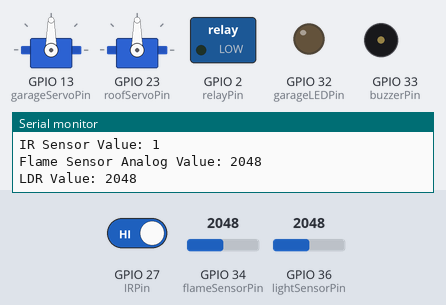
This program was run on a simulated ESP32. On the bench: 2 × servo, switched loads named in the program (green lamp = pin HIGH), output pins drawn as LEDs (lit = HIGH), buzzer (waves = sounding, pin HIGH), the last lines printed to the serial monitor. The test bench sets the inputs (shaded band); at power-on: GPIO 34 (flameSensorPin) = 2048, GPIO 27 (IRPin) HIGH, GPIO 36 (lightSensorPin) = 2048. WiFi joins after 1.5 s; servers stay silent unless stated; no MQTT or app messages arrive unless stated.

Above: at 3.2 s.
3.3 s: GPIO 34 (flameSensorPin) set to 537
At 6.0 s:
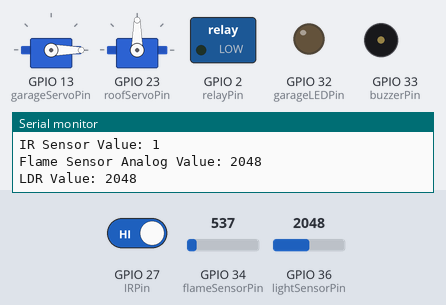
15.2 s: GPIO 34 (flameSensorPin) set to 465
At 20.8 s:
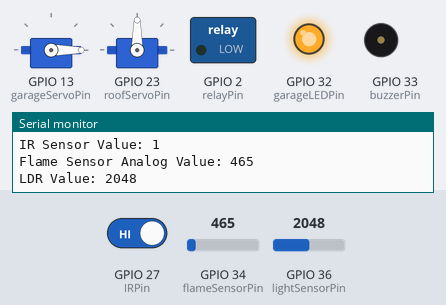
At 25.5 s:
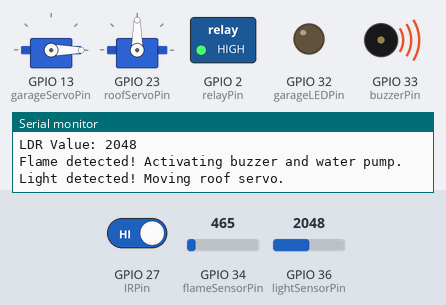
27.1 s: GPIO 27 (IRPin) driven LOW
39.0 s: GPIO 36 (lightSensorPin) set to 544
49.2 s: GPIO 36 (lightSensorPin) set to 465
At 55.2 s:
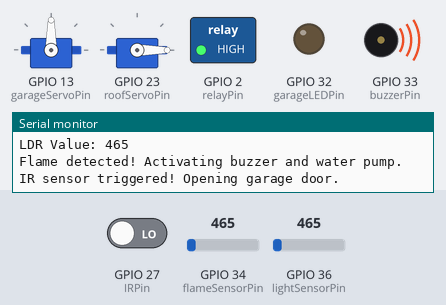
61.1 s: GPIO 27 (IRPin) driven HIGH
Timing chart, 0 to 71.5 s (numbered marks = the images above; inputs shaded):
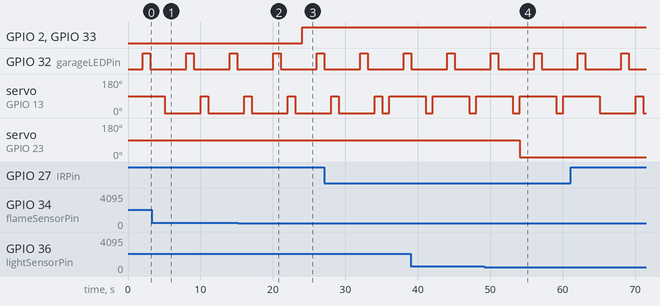

The program:

main.cpp
```cpp
#include <WiFi.h>
#include <PubSubClient.h>
#include <ESP32Servo.h>
#include <WiFiClientSecure.h>

// Wi-Fi and MQTT configuration
const char *ssid = "TEdata8BD8EF";                // WiFi SSID
const char *password = "21908922";                // WiFi Password
const char *mqtt_server = "d69e4464fa1a44a6986ccecfb6183926.s1.eu.hivemq.cloud"; // MQTT broker address
const int mqtt_port = 8883;                       // MQTT broker port
const char *mqtt_user = "hivemq.webclient.1723383548512"; // MQTT username
const char *mqtt_pass = "7u!6>?4fG,X5BizvNYtL";   // MQTT password

// Pin definitions
#define relayPin 2                                // Pin for controlling the water pump relay
#define garageServoPin 13                         // Pin for the garage door servo motor
#define IRPin 27                                  // Pin for the IR sensor
#define roofServoPin 23                           // Pin for the roof servo motor
#define flameSensorPin 34                         // Pin for the flame sensor
#define garageLEDPin 32                           // Pin for the garage LED
#define buzzerPin 33                              // Pin for the buzzer
#define lightSensorPin 36                         // Pin for the light sensor (LDR)

// Servo objects for controlling the servo motors
Servo garageServo;
Servo roofServo;

// WiFi and MQTT clients
WiFiClientSecure espClient;
PubSubClient client(espClient);

// Function to connect to WiFi
void connectToWiFi() {
  Serial.println("Connecting to WiFi...");
  WiFi.begin(ssid, password);
  // Wait until the ESP32 is connected to WiFi
  while (WiFi.status() != WL_CONNECTED) {
    delay(1000);
    Serial.println("Connecting...");
  }
  Serial.println("WiFi connected.");
}

// Function to connect to the MQTT broker
void connectToMQTT() {
  Serial.println("Connecting to MQTT...");
  // Loop until the connection is successful
  while (!client.connected()) {
    if (client.connect("ESP32Client", mqtt_user, mqtt_pass)) {
      Serial.println("Connected to MQTT broker.");
      // Subscribe to MQTT topics here, if needed
    } else {
      Serial.print("Failed to connect to MQTT broker. State: ");
      Serial.println(client.state());
      delay(2000); // Wait before retrying
    }
  }
}

// Callback function to handle incoming MQTT messages
void mqttCallback(char *topic, byte *payload, unsigned int length) {
  Serial.print("Message arrived on topic: ");
  Serial.println(topic);

  String message;
  for (int i = 0; i < length; i++) {
    message += (char)payload[i]; // Convert payload to string
  }
  Serial.print("Message: ");
  Serial.println(message);

  // Control garage LED based on the message
  if (String(topic) == "home/garage/light") {
    if (message == "on") {
      Serial.println("Turning on garage LED");
      digitalWrite(garageLEDPin, HIGH); // Turn on LED
    } else if (message == "off") {
      Serial.println("Turning off garage LED");
      digitalWrite(garageLEDPin, LOW); // Turn off LED
    }
  }

  // Control garage door servo based on the message
  if (String(topic) == "home/garage/door") {
    if (message == "open") {
      Serial.println("Opening garage door");
      garageServo.write(90); // Set servo to open position
    } else if (message == "close") {
      Serial.println("Closing garage door");
      garageServo.write(0); // Set servo to close position
    }
  }

  // Control water pump based on the message
  if (String(topic) == "home/kitchen/water") {
    if (message == "on") {
      Serial.println("Turning on water pump");
      digitalWrite(relayPin, HIGH); // Activate water pump
    } else if (message == "off") {
      Serial.println("Turning off water pump");
      digitalWrite(relayPin, LOW); // Deactivate water pump
    }
  }
}

void setup() {
  // Initialize serial communication for debugging
  Serial.begin(115200);

  // Setup pin modes for inputs and outputs
  pinMode(garageLEDPin, OUTPUT);
  pinMode(IRPin, INPUT);
  pinMode(flameSensorPin, INPUT);
  pinMode(lightSensorPin, INPUT);
  pinMode(buzzerPin, OUTPUT);
  pinMode(relayPin, OUTPUT);

  // Attach servo motors to their respective pins
  garageServo.attach(garageServoPin);
  roofServo.attach(roofServoPin);

  // Connect to Wi-Fi
  connectToWiFi();

  // Setup MQTT server and callback function
  client.setServer(mqtt_server, mqtt_port);
  client.setCallback(mqttCallback);
  espClient.setInsecure(); // Disables certificate verification for the secure client

  // Connect to MQTT broker
  connectToMQTT();
}

void loop() {
  // Ensure the client remains connected to the MQTT broker
  if (!client.connected()) {
    connectToMQTT();
  }
  client.loop(); // Process incoming MQTT messages

  // Read and print IR sensor value
  int irValue = digitalRead(IRPin);
  Serial.print("IR Sensor Value: ");
  Serial.println(irValue);

  // Read and print flame sensor value
  int flameValue = analogRead(flameSensorPin);
  Serial.print("Flame Sensor Analog Value: ");
  Serial.println(flameValue);

  // Read and print LDR (light sensor) value
  int lightValue = analogRead(lightSensorPin);
  Serial.print("LDR Value: ");
  Serial.println(lightValue);

  // Temporary test for garage LED
  digitalWrite(garageLEDPin, HIGH); // Turn on LED
  delay(1000);
  digitalWrite(garageLEDPin, LOW);  // Turn off LED
  delay(1000);

  // Temporary test for garage servo
  garageServo.write(90); // Open door
  delay(1000);
  garageServo.write(0);  // Close door
  delay(1000);

  // Flame detection logic with buzzer and water pump activation
  int flameThreshold = 500; // Adjust threshold based on testing
  if (flameValue < flameThreshold) {
    Serial.println("Flame detected! Activating buzzer and water pump.");
    digitalWrite(buzzerPin, HIGH);  // Activate buzzer
    digitalWrite(relayPin, HIGH);   // Turn on water pump for fire
  } else {
    digitalWrite(buzzerPin, LOW);   // Deactivate buzzer
    digitalWrite(relayPin, LOW);    // Turn off water pump
  }

  // Light detection logic with roof servo movement
  int lightThreshold = 500; // Adjust threshold based on testing
  if (lightValue > lightThreshold) {
    Serial.println("Light detected! Moving roof servo.");
    roofServo.write(90); // Move roof servo
  } else {
    roofServo.write(0);  // Reset roof servo
  }

  // IR sensor logic for automatic garage door operation
  if (irValue == LOW) {
    Serial.println("IR sensor triggered! Opening garage door.");
    garageServo.write(90); // Open door
  } else {
    garageServo.write(0);  // Close door
  }

  delay(2000); // Adjust delay for readability in serial monitor
}
```

Measured:
- the behaviour switches between 500 and 499 on GPIO 34 (flameSensorPin) (found by bisection; images 1 and 2)
- the behaviour switches between 501 and 500 on GPIO 36 (lightSensorPin) (found by bisection; images 3 and 4)
- after the input at 15.2 s, GPIO 2 (relayPin), GPIO 33 (buzzerPin): LOW → HIGH after 8.9 s
- after the input at 49.2 s, servo on GPIO 23 (roofServoPin): 90° → 0° after 4.9 s
- by itself, GPIO 32 (garageLEDPin): alternates HIGH for 1.0 s and LOW for 5.0 s
- by itself, servo on GPIO 13 (garageServoPin): alternates 90° for 5.0 s and 0° for 1.0 s
